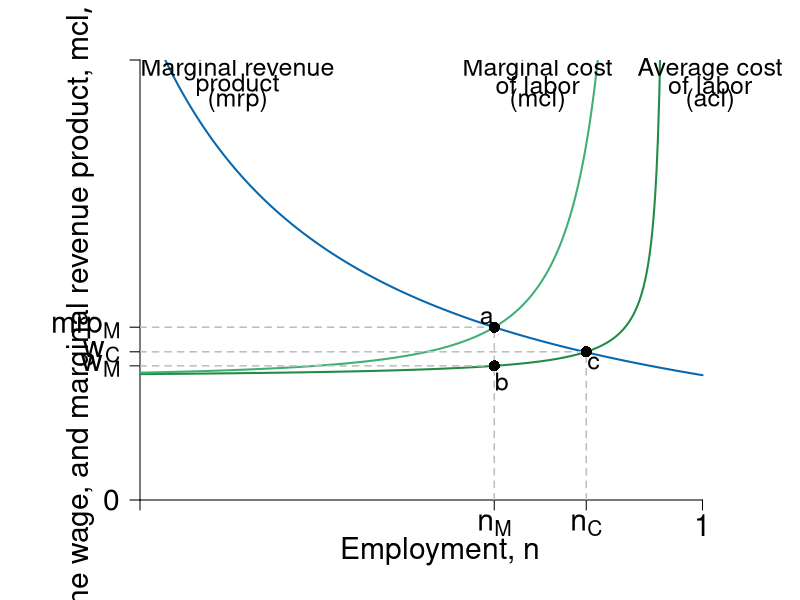
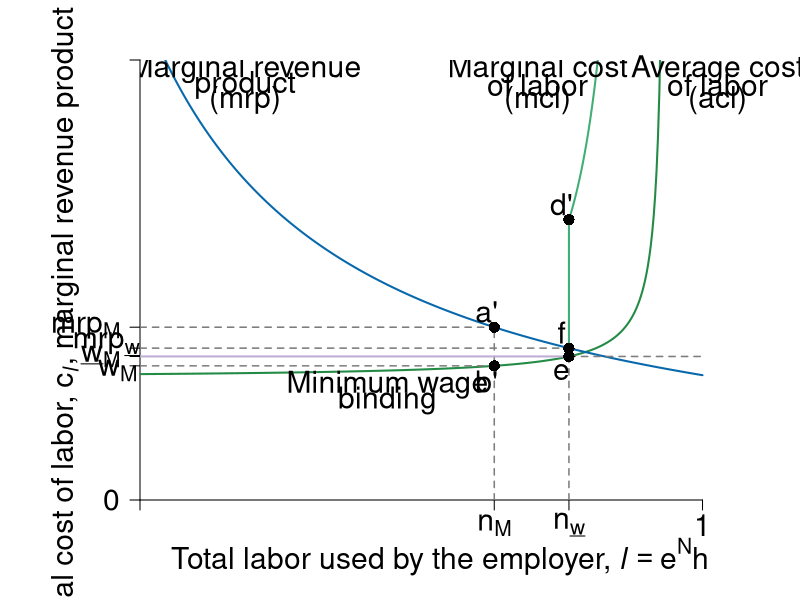
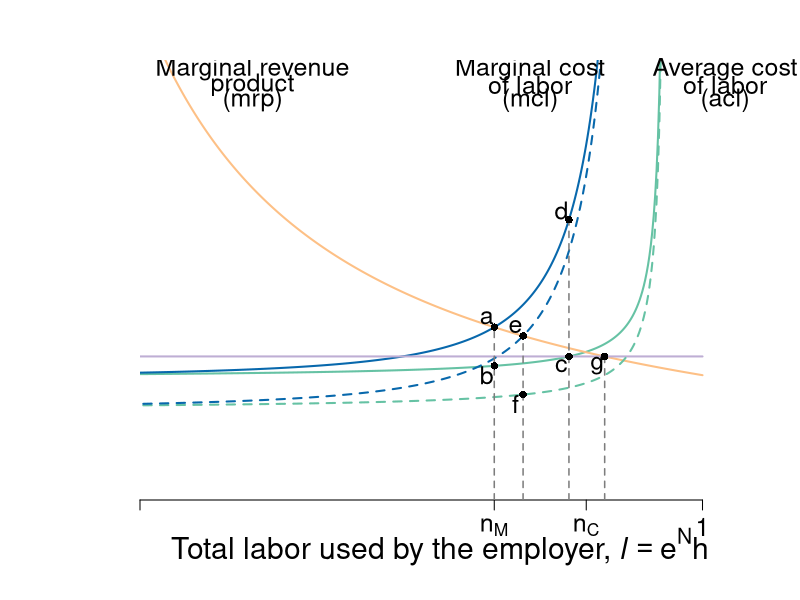

Generate these figures, in order, with R:
require(shape, rootSolve)

#define functions
Delta <- function(n,v=0.05){
  1-v*n / (1-n)
}

ACL <- function(n, a = 1, tau = 0.5, v = 0.05, b = 2, s = 0) {
  a / ( tau * Delta(n,v) ) + b - s
}


MCL <- function(n,a=1,tau = 0.5 , v = 0.05, b = 2, s= 0) {
  d_Delta <- function(n,v= 0.05){
    -v/(1-n)^2
  }
  d_ACL <- function(n,a=1,tau = 0.5 , v = 0.05, b = 2, s= 0){
    - a*d_Delta(n,v) / (tau * Delta(n,v)^2)
  }
  ACL(n,a,tau,v,b,s) + n * d_ACL(n, a,tau, v, b, s)
}

MRP<-function(n){
  4/n
}
# solve the level of employment in different setting.
employment <- function(a=1,tau = 0.5 , v = 0.05, b = 2, s = 0, min = FALSE){
  ## return the employment level
  ## The four cases: 
  ## No EITC, no min wage:  employment()
  ## No EITC, min = 4.6: employment(min =  4.6)
  ## EITC, no min wage: employment(s=1)
  ## EITC, min = 4.6: employment(min = 4.6, s = 1)
  nmax <- 1/(1+v)-0.001
  if (min == FALSE){
    n <- uniroot(MRP_eq_MCL(n,a,tau,v,b,s),c(0.0001,nmax))$root
  } else{
    n1 <- uniroot(MRP_eq_min(n, min),c(0.0001,nmax))$root
    n2 <- uniroot(ACL_eq_min(n, a, tau, v, b, s, min),c(0.0001,nmax))$root
    n <- min(n1,n2)
  }
  return(n)
}

MRP_eq_MCL <- function(n,a=1,tau = 0.5 , v = 0.05, b = 2, s = 0){
  equation <- function(n){
    MRP(n) - MCL(n,a,tau,v, b, s)
  }
}
ACL_eq_min <- function(n, a = 1, tau = 0.5, v = 0.05, b = 2, s = 0, min = 4.6){
  equation<-function(n){
    ACL(n,a,tau,v,b,s)-min
  }
}
MRP_eq_min <- function(n,min=4.6){
  equation <- function(n){
    MRP(n) - min
  }
}
Min <- function(n, min = 4.6){
  min*n/n
}

#Set parameters for graphics
axislabelsize <- 1.8
labelsize <- 1.5
namesize <- 1.8
annotatesize <- 1.5
graphlinewidth <- 2
segmentlinewidth <- 1.5

COL <- c("#7fc97f", "#beaed4", "#fdc086", "#ffff99", "#386cb0", "#f0027f", "#bf5b17", "#666666")
COLA <- c("#e0f3db", "#99d8c9","#66c2a4","#41ae76", "#238b45", "#005824")
COLB <- c("#4eb3d3", "#2b8cbe", "#0868ac","#084081")
grays <- gray.colors(25, start = 1, end = 0)


ylims <- c(0, 14.1)
xlims <- c(0.25, 1.05)
npts <- 501
x <- seq(xlims[1], xlims[2], length.out = npts)
y <- seq(ylims[1], ylims[2], length.out = npts) 

# ----
# first plot: competitive vs monopsony
pdf(file = "employment/monopsony_minwage1.pdf", width = 12, height = 10)
par(mar =  c(5, 7, 3, 3))

#Notice the plot starts at x = 0.2 not 0
plot(xlims[1], 0, xlim = xlims, ylim = ylims, type = "n",
     xlab = expression(paste("")),
     ylab = expression(paste("")), 
     xaxt = "n", 
     yaxt = "n", 
     cex.lab = axislabelsize, 
     bty = "n", 
     xaxs="i", 
     yaxs="i"
)

# ticksx <- seq(from = 0, to = xlims[2], by = 0.2)
# xlabels <- seq(from = 0, to = xlims[2], by = 0.2)
# ticksy <- seq(from = 0, to = ylims[2], by = 2)
# ylabels <- seq(from = 0, to = ylims[2], by = 2)

ticksx <- c(xlims[1], employment(), 0.845, 1)
xlabels <- c(NA, expression(paste(n[M])), expression(paste(n[C])), 1)
ticksy <- c(ylims[1], ACL(employment()), ACL(0.845), MCL(employment()), ylims[2])
ylabels <- c(0, expression(paste(w[M])), expression(paste(w[C])), expression(paste("mrp"["M"])), NA)

axis(1, at = ticksx, pos = 0, labels = xlabels, cex.axis = axislabelsize)
axis(2, at = ticksy, pos = xlims[1], labels = ylabels, las = 1, cex.axis = axislabelsize)

npts <- 500 
xx1 <- seq(0.01, 0.95, length.out = npts)
xx2 <- seq(0, 1, length.out = 600)

#Draw the graphs
lines(xx1, ACL(xx1), col = COLA[5], lwd  = graphlinewidth)
lines(xx1, MCL(xx1), col = COLA[4], lwd = graphlinewidth)
lines(xx2, MRP(xx2), col = COLB[3], lwd = graphlinewidth)
#lines(xx2, Min(xx2, 4), col = COL[2],lwd = graphlinewidth)
#lines(xx1, Min(xx1), col = COL[6], lwd = graphlinewidth)
# with s=1
## lines(xx1, ACL(xx1, s = 1), col = COLA[3], lwd = graphlinewidth, lty= 3)
## lines(xx1, MCL(xx1, s = 1), col = COLB[1], lwd = graphlinewidth,lty = 3)

#Axis labels
mtext(expression(paste("Employment, ", n)), side = 1, line = 2.5, cex = axislabelsize)
text(0.17, 0.5*ylims[2], expression(paste("Costs, the wage, and marginal revenue product, ", list(mcl, acl, w, mrp) )), xpd = TRUE, cex = axislabelsize, srt = 90) 


#add segments
segments(0, ACL(employment()), employment(), ACL(employment()), lty = 2, col = "gray", lwd = segmentlinewidth)
segments(employment(), 0, employment(), MRP(employment()), lty = 2, col = "gray", lwd = segmentlinewidth)

segments(0, ACL(0.845), 0.845, ACL(0.845), lty = 2, col = "gray", lwd = segmentlinewidth)
segments(0.845, 0, 0.845, ACL(0.845), lty = 2, col = "gray", lwd = segmentlinewidth)

segments(0, MCL(employment()), employment(), MCL(employment()), lty = 2, col = "gray", lwd = segmentlinewidth)
## add points

points(employment(), ACL(employment()), pch = 16, col = "black", cex = 1.5)
points(employment(), MRP(employment()), pch = 16, col = "black", cex = 1.5)
points(0.845, ACL(0.845), pch = 16, col = "black", cex = 1.5)

# label points
text(employment() + 0.01, ACL(employment()) - 0.5 , "b", cex = labelsize)
text(employment() - 0.01, MCL(employment()) + 0.3 , "a", cex = labelsize)
text(0.845 + 0.01, ACL(0.85) - 0.4, "c", cex = labelsize)


# add labels to graphs
#text(1.03, 14.3, "Monopsony", cex = axislabelsize, xpd = TRUE)
text(1.01, 13.8, "Average cost", cex = labelsize, xpd = TRUE)
text(1.01, 13.3, "of labor", cex = labelsize, xpd = TRUE)
text(1.01, 12.8, "(acl)", cex = labelsize, xpd = TRUE)

#text(0.77, 14.3, "Monopsony", cex = axislabelsize, xpd = TRUE)
text(0.78, 13.8, "Marginal cost", cex = labelsize)
text(0.78, 13.3, "of labor", cex = labelsize)
text(0.78, 12.8, "(mcl)", cex = labelsize)

text(0.38, 13.8, "Marginal revenue", cex = labelsize)
text(0.38, 13.3, "product", cex = labelsize)
text(0.38, 12.8, "(mrp)", cex = labelsize)

#text(0.58, ACL(0.85) - 1.1, "Minimum wage", cex = axislabelsize)
#text(0.58, ACL(0.85) - 1.6, "not binding", cex = axislabelsize)

# text(0.85, 3.7, "Competitive", cex = axislabelsize)
# text(0.85, 3.2, "Marginal cost", cex = axislabelsize)
# text(0.85, 2.7, "of labor", cex = axislabelsize)
# text(0.85, 2.2, expression(paste( (mcl[C]) )), cex = axislabelsize)



dev.off()
# ----
# second plot:  monopsony and minwage
pdf(file = "employment/monopsony_minwage2.pdf", width = 12, height = 10)
par(mar =  c(5, 7, 3, 3))


plot(xlims[1], 0, xlim = xlims, ylim = ylims, type = "n",
     xlab = expression(paste("")),
     ylab = expression(paste("")), 
     xaxt = "n", 
     yaxt = "n", 
     cex.lab = axislabelsize, 
     bty = "n", 
     xaxs = "i", 
     yaxs = "i"
)

ticksx2 <- c(xlims[1], employment(), employment(min = 4.6), 1)
xlabels2 <- c(NA, expression(paste(n[M])), expression(paste(n[underline("w")])), 1)
ticksy2 <- c(ylims[1], ACL(employment()), ACL(employment(min = 4.6)), MRP(employment(min = 4.6)), MCL(employment()), ylims[2])
ylabels2 <- c(0, NA, expression(paste(underline("w")["M"])), NA, expression(paste("mrp"["M"])), NA)


text(0.22, ACL(employment()) - 0.15, expression(paste("w"["M"])), xpd = TRUE, cex = axislabelsize) 
text(0.205, MRP(employment(min = 4.6)) + 0.15, expression(paste("mrp"[underline("w")])), xpd = TRUE, cex = axislabelsize) 


#Axis Lines
axis(1, at = ticksx2, pos = 0, labels = xlabels2, las = 1, cex.axis = axislabelsize)
#axis(2, at = ticksy, pos = 0, labels = ylabels, las = 1)
axis(2, at = ticksy2, pos = xlims[1], labels = ylabels2, las = 1, cex.axis = axislabelsize)


xx3 <- seq(employment(min = 4.6), 0.95, length.out = npts)

#Draw the graphs
lines(xx1, ACL(xx1), col = COLA[5], lwd  = graphlinewidth)
lines(xx3, MCL(xx3), col = COLA[4], lwd = graphlinewidth)
lines(xx2, MRP(xx2), col = COLB[3], lwd = graphlinewidth)
# lines(xx2, Min(xx2), col = COL[2],lwd = graphlinewidth)

#Axis labels
mtext(expression(paste("Total labor used by the employer, ", italic(l) == e^N*h)), side = 1, line = 3, cex = axislabelsize)
# text(-0.1, 0.5*ylims[2], expression(paste("Marginal revenue and marginal cost, ", list(mrp, mcl) )), xpd = TRUE, cex = axislabelsize, srt = 90) 
text(0.15, 0.5*ylims[2], expression(paste("Marginal cost of labor, ", c[italic(l)], ", marginal revenue product of labor, ", r[italic(l)])), xpd = TRUE, cex = axislabelsize, srt = 90) 

#add segments
segments(employment(), 0, employment(), MRP(employment()), lty = 2, col = grays[20], lwd = segmentlinewidth)
segments(employment(min = 4.6), 0, employment(min =  4.6), MCL(employment(min = 4.6)), lty = 2, col = grays[20], lwd = segmentlinewidth)
segments(0, MCL(employment()), employment(), MCL(employment()), lty = 2, col = grays[20], lwd = segmentlinewidth)
segments(0, MRP(employment(min = 4.6)), employment(min = 4.6), MRP(employment(min = 4.6)), lty = 2, col = grays[20], lwd = segmentlinewidth)
segments(0, ACL(employment()), employment(), ACL(employment()), lty = 2, col = grays[20], lwd = segmentlinewidth)
segments(employment(min = 4.6), ACL(employment(min = 4.6)), employment(min = 4.6), MCL(employment(min =  4.6)), lty = 1, col = COLA[4], lwd = graphlinewidth)

segments(0, ACL(employment(min = 4.6)), employment(min = 4.6), ACL(employment(min = 4.6)), col = COL[2],lwd = graphlinewidth)
segments(employment(min = 4.6), ACL(employment(min = 4.6)), 1, ACL(employment(min = 4.6)), lty = 2, col = grays[20], lwd = segmentlinewidth)


# add points
points(employment(), ACL(employment()), pch = 16, col = "black", cex = 1.5)
points(employment(), MRP(employment()), pch = 16, col = "black", cex = 1.5)
points(employment(min=4.6), MCL(employment(min=4.6)), pch = 16, col = "black", cex = 1.5)
points(employment(min=4.6), Min(employment(min=4.6)), pch = 16, col = "black", cex = 1.5)
points(employment(min = 4.6), MRP(employment(min = 4.6)), pch = 16, col = "black", cex = 1.5)

# add labels
text(1.02, 13.8, "Average cost", cex = axislabelsize, xpd = TRUE)
text(1.02, 13.3, "of labor", cex = axislabelsize, xpd = TRUE)
text(1.02, 12.8, "(acl)", cex = axislabelsize, xpd = TRUE)

text(0.78, 13.8, "Marginal cost", cex = axislabelsize)
text(0.78, 13.3, "of labor", cex = axislabelsize)
text(0.78, 12.8, "(mcl)", cex = axislabelsize)

text(0.39, 13.8, "Marginal revenue", cex = axislabelsize)
text(0.39, 13.3, "product", cex = axislabelsize)
text(0.39, 12.8, "(mrp)", cex = axislabelsize)

text(employment()-0.01,ACL(employment())-0.5 , "b'", cex = axislabelsize)
text(employment()-0.01,MCL(employment())+0.5 , "a'", cex = axislabelsize)
text(employment(min = 4.6)-0.01,ACL(employment(min = 4.6))-0.5 , "e", cex = axislabelsize)
text(employment(min = 4.6)-0.01,MCL(employment(min =  4.6))+0.5 , "d'", cex = axislabelsize)
text(employment(min = 4.6)-0.01, MRP(employment(min = 4.6))+0.5, "f", cex = axislabelsize)

text(0.58, ACL(0.85) - 1.1, "Minimum wage", cex = axislabelsize)
text(0.58, ACL(0.85) - 1.6, "binding", cex = axislabelsize)

dev.off()
# ----
# third plot:  monopsony, minwage and EITC
pdf(file = "employment/monopsony_minwage3.pdf", width = 15, height = 12)
par(mar =  c(5, 7, 3, 3))

plot(0, 0, xlim = xlims, ylim = ylims, type = "n",
     xlab = expression(paste("")),
     ylab = expression(paste("")), 
     xaxt = "n", 
     yaxt = "n", 
     cex.lab = axislabelsize, 
     bty = "n", 
     xaxs="i", 
     yaxs="i"
)


axis(1, at = ticksx, pos = 0, labels = xlabels, cex.axis = labelsize)
axis(2, at = ticksy, pos = 0, labels = ylabels, las = 1,cex.axis = labelsize)

#Draw the graphs
lines(xx1, ACL(xx1), col = COLA[3], lwd  = graphlinewidth)
lines(xx1, MCL(xx1), col = COLB[3], lwd = graphlinewidth)
lines(xx2, MRP(xx2), col = COL[3], lwd = graphlinewidth)
lines(xx2,Min(xx2), col = COL[2],lwd = graphlinewidth)
# with s=1
lines(xx1, ACL(xx1, s = 1), col = COLA[3], lwd = graphlinewidth, lty= 2)
lines(xx1, MCL(xx1, s = 1), col = COLB[3], lwd = graphlinewidth,lty = 2)

#Axis labels
mtext(expression(paste("Total labor used by the employer, ", italic(l) == e^N*h)), side = 1, line = 2.5, cex = axislabelsize)
text(-0.1, 0.5*ylims[2], expression(paste("Marginal cost of labor, ", c[italic(l)], ", marginal revenue product of labor, ", r[italic(l)] )), xpd = TRUE, cex = axislabelsize, srt = 90) 


#add segments
segments(employment(), 0, employment(), MRP(employment()), lty = 2, col = grays[20], lwd = segmentlinewidth)
segments(employment(min = 4.6), 0, employment(min =  4.6), MCL(employment(min = 4.6)), lty = 2, col = grays[20], lwd = segmentlinewidth)
segments(employment(min = 4.6, s=1), 0, employment(min =  4.6, s=1), MRP(employment(min = 4.6, s= 1)), lty = 2, col = grays[20], lwd = segmentlinewidth)
segments(employment(s=1), 0, employment(s=1), MRP(employment(s= 1)), lty = 2, col = grays[20], lwd = segmentlinewidth)
## add points

points(employment(), ACL(employment()), pch = 16, col = "black", cex = 1)
points(employment(), MRP(employment()), pch = 16, col = "black", cex = 1)
points(employment(min=4.6), MCL(employment(min=4.6)), pch = 16, col = "black", cex = 1)
points(employment(min=4.6), Min(employment(min=4.6)), pch = 16, col = "black", cex = 1)
#with s=1
points(employment(s=1), ACL(s=1,employment(s=1)), pch = 16, col = "black", cex = 1)
points(employment(s=1), MRP(employment(s=1)), pch = 16, col = "black", cex = 1)
points(employment(min=4.6,s=1), MCL(s=1,employment(min=4.6,s=1)), pch = 16, col = "black", cex = 1)
points(employment(min=4.6,s=1), Min(employment(min=4.6,s=1)), pch = 16, col = "black", cex = 1)

# add labels
text(1.03, 13.8, "Average cost", cex = labelsize, xpd = TRUE)
text(1.03, 13.3, "of labor", cex = labelsize, xpd = TRUE)
text(1.03, 12.8, "(acl)", cex = labelsize, xpd = TRUE)

text(0.77, 13.8, "Marginal cost", cex = labelsize)
text(0.77, 13.3, "of labor", cex = labelsize)
text(0.77, 12.8, "(mcl)", cex = labelsize)

text(0.4, 13.8, "Marginal revenue", cex = labelsize)
text(0.4, 13.3, "product", cex = labelsize)
text(0.4, 12.8, "(mrp)", cex = labelsize)

text(employment()-0.01,ACL(employment())-0.3 , "b", cex = labelsize)
text(employment()-0.01,MCL(employment())+0.3 , "a", cex = labelsize)
text(employment(min = 4.6)-0.01,ACL(employment(min = 4.6))-0.3 , "c", cex = labelsize)
text(employment(min = 4.6)-0.01,MCL(employment(min =  4.6))+0.3 , "d", cex = labelsize)
text(employment(s=1)-0.01,ACL(s=1,employment(s=1))-0.3 , "f", cex = labelsize)
text(employment(s=1)-0.01,MCL(employment(s=1),s=1)+0.3 , "e", cex = labelsize)
text(employment(s=1, min = 4.6)-0.01,4.6-0.3 , "g", cex = labelsize)
dev.off()
